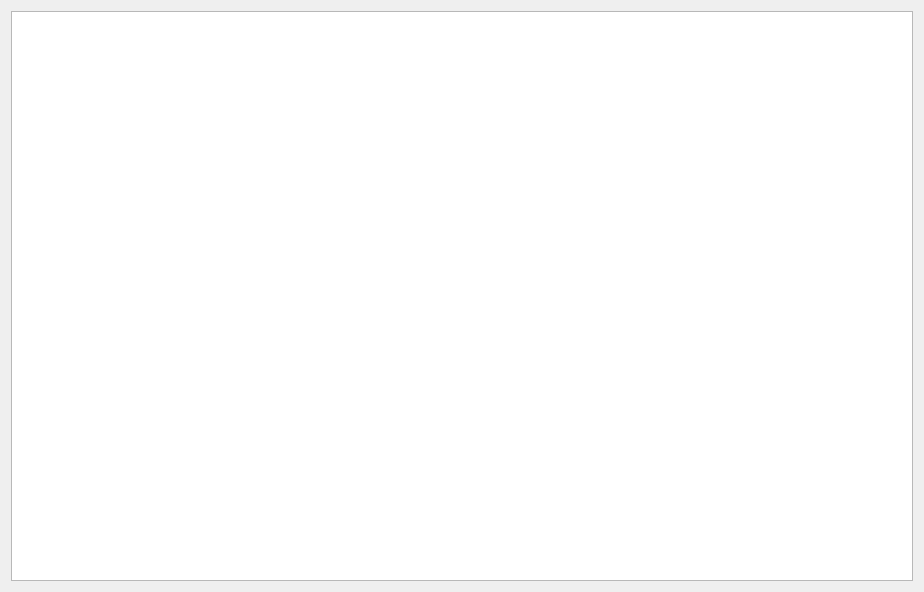
<?xml version="1.0" encoding="UTF-8"?>
<ui version="4.0">
 <class>Form</class>
 <widget class="QWidget" name="Form">
  <property name="geometry">
   <rect>
    <x>0</x>
    <y>0</y>
    <width>924</width>
    <height>592</height>
   </rect>
  </property>
  <property name="windowTitle">
   <string>Form</string>
  </property>
  <layout class="QVBoxLayout" name="verticalLayout">
   <item>
    <widget class="QListWidget" name="listWidget">
     <property name="sizePolicy">
      <sizepolicy hsizetype="Minimum" vsizetype="Minimum">
       <horstretch>0</horstretch>
       <verstretch>0</verstretch>
      </sizepolicy>
     </property>
    </widget>
   </item>
  </layout>
 </widget>
 <resources/>
 <connections/>
</ui>
